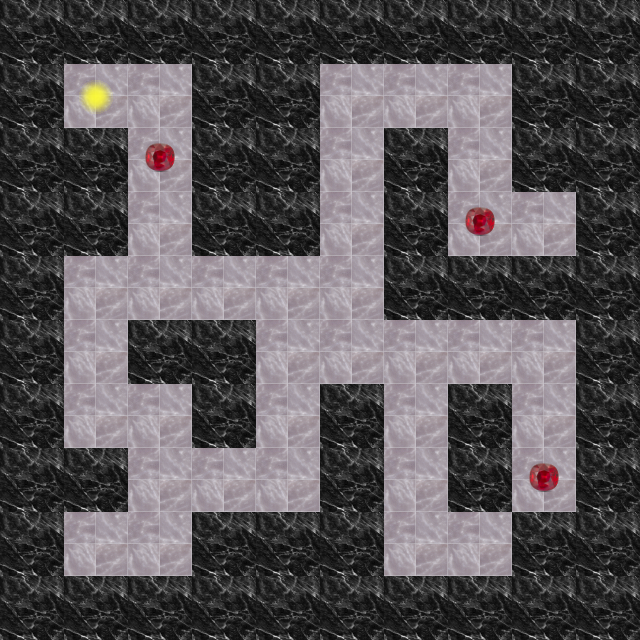

The image is a tile-based game level rendered from a .tmx file. Its description and source (layers, tilesets, objects; grid data summarised) follow:
An orthogonal 10x10 tile map with 64x64 px tiles, 2 tile layers (floor, treasures).

<map version="1.0" tiledversion="1.1.5" orientation="orthogonal" renderorder="right-down" width="10" height="10" tilewidth="64" tileheight="64" infinite="0" nextobjectid="1">
 <tileset firstgid="1" name="tiles" tilewidth="64" tileheight="64" tilecount="9" columns="3">
  <image source="../../app/javascript/images/tiles-sprite.png" width="192" height="192" />
 </tileset>
 <layer name="floor" width="10" height="10">
  <data>[100 cells, 100 non-empty, 3 distinct tile ids]</data>
 </layer>
 <layer name="treasures" width="10" height="10">
  <data>[100 cells, 3 non-empty, 1 distinct tile ids]</data>
 </layer>
</map>